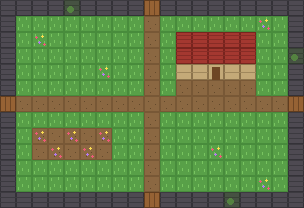

This is a level from a 2D game, rendered from its Tiled map with the project's own tilesets. A one-line summary and the complete map file follow:
An orthogonal 19x13 tile map with 16x16 px tiles, 2 tile layers (Ground, Details) and 3 objects (PREFAB, ACCESS, ENEMY_SPAWN).

<map version="1.10" tiledversion="1.11.2" orientation="orthogonal" renderorder="right-down" width="19" height="13" tilewidth="16" tileheight="16" infinite="0" nextlayerid="4" nextobjectid="4">
 <properties>
  <property name="roomCells" value="#" />
  <property name="roomShape" value="1x1" />
  <property name="roomType" value="NORMAL" />
 </properties>
 <tileset firstgid="1" source="../../tiles/interior-placeholder.tsx" />
 <layer id="1" name="Ground" width="19" height="13">
  <properties>
   <property name="layerKind" value="GROUND" />
  </properties>
  <data encoding="csv">
7,7,7,7,8,7,7,7,7,16,7,7,7,7,7,7,7,7,7,
7,1,1,1,1,1,1,1,1,2,1,1,1,1,1,1,1,1,7,
7,1,1,1,1,1,1,1,1,2,1,21,21,21,21,21,1,1,7,
7,1,1,1,1,1,1,1,1,2,1,21,21,21,21,21,1,1,8,
7,1,1,1,1,1,1,1,1,2,1,22,22,23,22,22,1,1,7,
7,1,1,1,1,1,1,1,1,2,1,2,2,2,2,2,1,1,7,
16,2,2,2,2,2,2,2,2,2,2,2,2,2,2,2,2,2,16,
7,1,1,1,1,1,1,1,1,2,1,1,1,1,1,1,1,1,7,
7,1,2,2,2,2,2,1,1,2,1,1,1,1,1,1,1,1,7,
7,1,2,2,2,2,2,1,1,2,1,1,1,1,1,1,1,1,7,
7,1,1,1,1,1,1,1,1,2,1,1,1,1,1,1,1,1,7,
7,1,1,1,1,1,1,1,1,2,1,1,1,1,1,1,1,1,7,
7,7,7,7,7,7,7,7,7,16,7,7,7,7,8,7,7,7,7
</data>
 </layer>
 <layer id="2" name="Details" width="19" height="13">
  <properties>
   <property name="layerKind" value="DETAILS" />
  </properties>
  <data encoding="csv">
0,0,0,0,0,0,0,0,0,0,0,0,0,0,0,0,0,0,0,
0,0,0,0,0,0,0,0,0,0,0,0,0,0,0,0,13,0,0,
0,0,13,0,0,0,0,0,0,0,0,0,0,0,0,0,0,0,0,
0,0,0,0,0,0,0,0,0,0,0,0,0,0,0,0,0,0,0,
0,0,0,0,0,0,13,0,0,0,0,0,0,0,0,0,0,0,0,
0,0,0,0,0,0,0,0,0,0,0,0,0,0,0,0,0,0,0,
0,0,0,0,0,0,0,0,0,0,0,0,0,0,0,0,0,0,0,
0,0,0,0,0,0,0,0,0,0,0,0,0,0,0,0,0,0,0,
0,0,13,0,13,0,13,0,0,0,0,0,0,0,0,0,0,0,0,
0,0,0,13,0,13,0,0,0,0,0,0,0,13,0,0,0,0,0,
0,0,0,0,0,0,0,0,0,0,0,0,0,0,0,0,0,0,0,
0,0,0,0,0,0,0,0,0,0,0,0,0,0,0,0,13,0,0,
0,0,0,0,0,0,0,0,0,0,0,0,0,0,0,0,0,0,0
</data>
 </layer>
 <objectgroup id="3" name="Markers">
  <object id="1" type="PREFAB" x="176" y="32" width="80" height="64">
   <properties>
    <property name="prefab" value="structure.hut" />
   </properties>
  </object>
  <object id="2" name="hut-front" type="ACCESS" x="216" y="88"><point /></object>
  <object id="3" name="enemy-a" type="ENEMY_SPAWN" x="232" y="152"><point /></object>
 </objectgroup>
</map>
